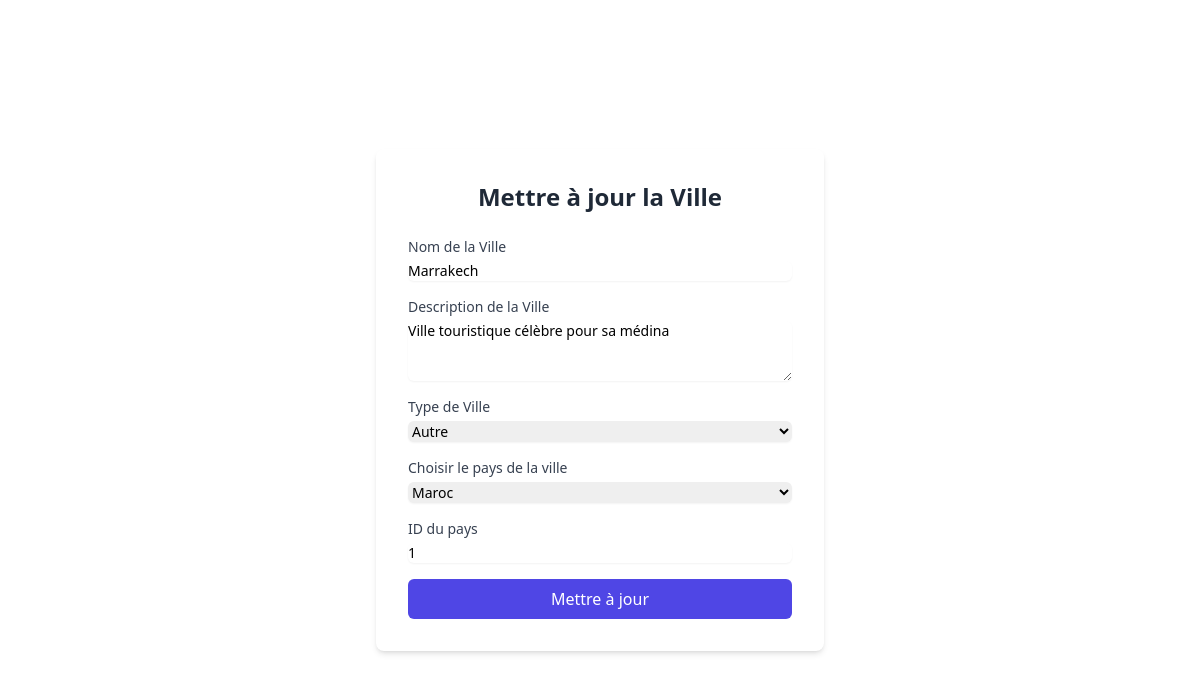
The page /edit_ville.php?id=3 on the database its author committed.
### tables this page shows
CREATE TABLE `villes` (
    `id_ville` int(11) AUTO_INCREMENT PRIMARY KEY NOT NULL,
    `Nom` varchar(255) NOT NULL,
    `Description` text DEFAULT NULL,
    `Type` enum('capitale', 'autre'),
    `id_pays` int(11),
    FOREIGN KEY (`id_pays`) REFERENCES `pays`(`id_pays`) ON DELETE CASCADE ON UPDATE CASCADE
);

### edit_ville.php (the view, shortened to what this page needs)
<?php
$servername = "127.0.0.1";
$username = "root";
$password = "123456789";
$dbname = "africadata";
$conn = mysqli_connect($servername, $username, $password, $dbname);
if (isset($_GET['id'])) {
    $id = $_GET['id'];
    $sql = "SELECT * FROM villes WHERE id_ville = $id";
    $result = $conn->query($sql);
    if ($result->num_rows > 0) {
        $row = $result->fetch_assoc();
    } else {
        echo "Ville introuvable.";
        exit;
    }
}
?>
<!DOCTYPE html>
<html lang="fr">
<head>
    <link rel="stylesheet" href="./src/output.css">
    <link rel="stylesheet" href="./src/input.css">
</head>
<body id="body" class="flex items-center justify-center h-screen">
    <div class="bg-white p-8 rounded-lg shadow-md w-full max-w-md">
        <h2 class="text-2xl font-bold text-gray-800 mb-6 text-center">Mettre à jour la Ville</h2>
        <form method="POST" class="space-y-4">
            <div>
                <label for="Nom" class="block text-sm font-medium text-gray-700">Nom de la Ville</label>
                <input
                    type="text"
                    id="Nom"
                    name="Nom"
                    value="<?php echo htmlspecialchars($row['Nom']); ?>"
                    class="mt-1 block w-full rounded-md border-gray-300 shadow-sm focus:border-indigo-500 focus:ring-indigo-500 sm:text-sm"
                    placeholder="Entrez le nom de la ville"
                    required
                    aria-label="Nom de la ville"
                >
            </div>
            <div>
                <label for="Description" class="block text-sm font-medium text-gray-700">Description de la Ville</label>
                <textarea
                    id="Description"
                    name="Description"
                    class="mt-1 block w-full rounded-md border-gray-300 shadow-sm focus:border-indigo-500 focus:ring-indigo-500 sm:text-sm"
                    placeholder="Entrez une description détaillée de la ville"
                    rows="3"
                    required
                    aria-label="Description de la ville"
                ><?php echo htmlspecialchars($row['Description']); ?></textarea>
            </div>
            <div>
                <label for="Type" class="block text-sm font-medium text-gray-700">Type de Ville</label>
                <select id="Type" name="Type"
                    class="mt-1 block w-full rounded-md border-gray-300 shadow-sm focus:border-indigo-500 focus:ring-indigo-500 sm:text-sm"
                    required>
                    <option value="autre" <?php echo $row['Type'] == 'autre' ? 'selected' : ''; ?>>Autre</option>
                </select>
            </div>
            <div>
                <label for="pays" class="block text-sm font-medium text-gray-700">Choisir le pays de la ville</label>
                <select onchange="auto2()" id="pays" name="id_pays"
                    class="mt-1 block w-full rounded-md border-gray-300 shadow-sm focus:border-indigo-500 focus:ring-indigo-500 sm:text-sm"
                    required>
                    <?php
                    $sql_pays = "SELECT * FROM pays";
                    $result_pays = $conn->query($sql_pays);
                    if ($result_pays->num_rows > 0) {
                        while ($pays = $result_pays->fetch_assoc()) {
                            $selected = ($pays['id_pays'] == $row['id_pays']) ? 'selected' : '';
                            echo "<option value='" . htmlspecialchars($pays['nom']) . "' data-id='" . htmlspecialchars($pays['id_pays']) . "' $selected>" . htmlspecialchars($pays['nom']) . "</option>";
                        }
                    } else {
                        echo "<option value=''>Aucun pays disponible</option>";
                    }
                    ?>
                </select>
            </div>
            <div>
                <label for="id_pays" class="block text-sm font-medium text-gray-700">ID du pays</label>
                <input type="text" id="id_pays" name="id_pays" value="<?php echo htmlspecialchars($row['id_pays']); ?>"
                    class="mt-1 block w-full rounded-md border-gray-300 shadow-sm focus:border-indigo-500 focus:ring-indigo-500 sm:text-sm"
                    placeholder="Entrez l'ID du pays" required aria-label="ID du pays" readonly>
            </div>
            <button
                type="submit"
                class="w-full bg-indigo-600 text-white py-2 px-4 rounded-md hover:bg-indigo-700 focus:outline-none focus:ring-2 focus:ring-indigo-500 focus:ring-offset-2"
            >
                Mettre à jour
            </button>
        </form>
    </div>
</body>
</html>

### src/input.css (style rules this page uses)
#body { background-image: url("http://codeshogun.free.nf/gallery_gen/0db50c06d26149f56b8e4c020e41671d_fit.jpg?ts=1733822507"); background-size: cover; }

### rows shown on the page
villes: Nom "Marrakech", Description "Ville touristique célèbre pour sa médina", Type "Autre", id_pays "1"

### other values the page prints
form field id_pays "Maroc"
